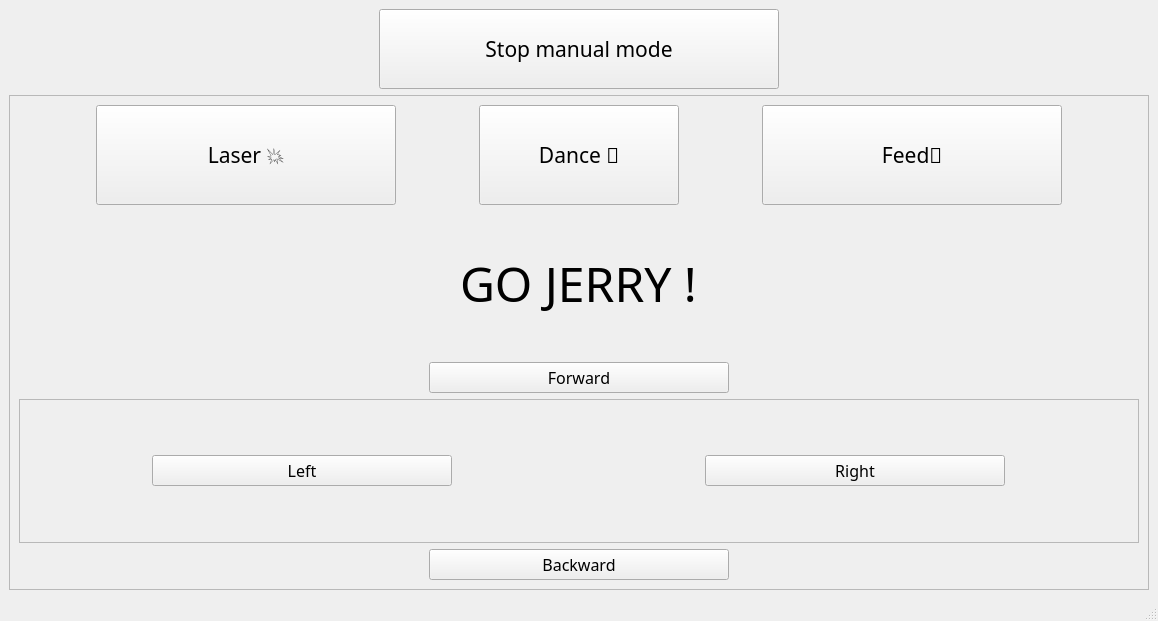
<?xml version="1.0" encoding="UTF-8"?>
<ui version="4.0">
 <class>MainWindow</class>
 <widget class="QMainWindow" name="MainWindow">
  <property name="geometry">
   <rect>
    <x>0</x>
    <y>0</y>
    <width>1158</width>
    <height>621</height>
   </rect>
  </property>
  <property name="windowTitle">
   <string>MainWindow</string>
  </property>
  <widget class="QWidget" name="centralwidget">
   <layout class="QVBoxLayout" name="verticalLayout">
    <item alignment="Qt::AlignHCenter">
     <widget class="QPushButton" name="Back">
      <property name="minimumSize">
       <size>
        <width>400</width>
        <height>20</height>
       </size>
      </property>
      <property name="maximumSize">
       <size>
        <width>400</width>
        <height>80</height>
       </size>
      </property>
      <property name="font">
       <font>
        <family>Impact</family>
        <pointsize>16</pointsize>
       </font>
      </property>
      <property name="text">
       <string>Stop manual mode</string>
      </property>
     </widget>
    </item>
    <item>
     <widget class="QFrame" name="frame">
      <property name="frameShape">
       <enum>QFrame::StyledPanel</enum>
      </property>
      <property name="frameShadow">
       <enum>QFrame::Raised</enum>
      </property>
      <layout class="QVBoxLayout" name="verticalLayout_2">
       <item>
        <layout class="QHBoxLayout" name="horizontalLayout">
         <item>
          <widget class="QPushButton" name="Laser">
           <property name="maximumSize">
            <size>
             <width>300</width>
             <height>100</height>
            </size>
           </property>
           <property name="font">
            <font>
             <family>Impact</family>
             <pointsize>16</pointsize>
            </font>
           </property>
           <property name="text">
            <string>Laser 💥</string>
           </property>
          </widget>
         </item>
         <item>
          <widget class="QPushButton" name="Dance">
           <property name="maximumSize">
            <size>
             <width>200</width>
             <height>100</height>
            </size>
           </property>
           <property name="font">
            <font>
             <family>Impact</family>
             <pointsize>16</pointsize>
            </font>
           </property>
           <property name="text">
            <string>Dance 🕺</string>
           </property>
          </widget>
         </item>
         <item>
          <widget class="QPushButton" name="Feed">
           <property name="minimumSize">
            <size>
             <width>300</width>
             <height>0</height>
            </size>
           </property>
           <property name="maximumSize">
            <size>
             <width>200</width>
             <height>100</height>
            </size>
           </property>
           <property name="font">
            <font>
             <family>Impact</family>
             <pointsize>16</pointsize>
            </font>
           </property>
           <property name="text">
            <string>Feed🍪</string>
           </property>
          </widget>
         </item>
        </layout>
       </item>
       <item alignment="Qt::AlignHCenter">
        <widget class="QLabel" name="GoJERRY">
         <property name="font">
          <font>
           <family>Impact</family>
           <pointsize>36</pointsize>
           <bold>false</bold>
          </font>
         </property>
         <property name="text">
          <string>GO JERRY !</string>
         </property>
        </widget>
       </item>
       <item alignment="Qt::AlignHCenter">
        <widget class="QPushButton" name="Up">
         <property name="minimumSize">
          <size>
           <width>300</width>
           <height>0</height>
          </size>
         </property>
         <property name="maximumSize">
          <size>
           <width>500</width>
           <height>16777215</height>
          </size>
         </property>
         <property name="font">
          <font>
           <family>Impact</family>
           <pointsize>12</pointsize>
          </font>
         </property>
         <property name="text">
          <string>Forward</string>
         </property>
        </widget>
       </item>
       <item>
        <widget class="QFrame" name="frame_2">
         <property name="frameShape">
          <enum>QFrame::StyledPanel</enum>
         </property>
         <property name="frameShadow">
          <enum>QFrame::Raised</enum>
         </property>
         <layout class="QHBoxLayout" name="horizontalLayout_2">
          <item alignment="Qt::AlignHCenter">
           <widget class="QPushButton" name="Left">
            <property name="minimumSize">
             <size>
              <width>300</width>
              <height>0</height>
             </size>
            </property>
            <property name="font">
             <font>
              <family>Impact</family>
              <pointsize>12</pointsize>
             </font>
            </property>
            <property name="text">
             <string>Left</string>
            </property>
           </widget>
          </item>
          <item alignment="Qt::AlignHCenter">
           <widget class="QPushButton" name="Right">
            <property name="minimumSize">
             <size>
              <width>300</width>
              <height>0</height>
             </size>
            </property>
            <property name="font">
             <font>
              <family>Impact</family>
              <pointsize>12</pointsize>
             </font>
            </property>
            <property name="text">
             <string>Right</string>
            </property>
           </widget>
          </item>
         </layout>
        </widget>
       </item>
       <item alignment="Qt::AlignHCenter">
        <widget class="QPushButton" name="Down">
         <property name="minimumSize">
          <size>
           <width>300</width>
           <height>0</height>
          </size>
         </property>
         <property name="font">
          <font>
           <family>Impact</family>
           <pointsize>12</pointsize>
          </font>
         </property>
         <property name="text">
          <string>Backward</string>
         </property>
        </widget>
       </item>
      </layout>
     </widget>
    </item>
   </layout>
  </widget>
  <widget class="QMenuBar" name="menubar">
   <property name="geometry">
    <rect>
     <x>0</x>
     <y>0</y>
     <width>1158</width>
     <height>26</height>
    </rect>
   </property>
  </widget>
  <widget class="QStatusBar" name="statusbar"/>
 </widget>
 <resources/>
 <connections/>
</ui>
